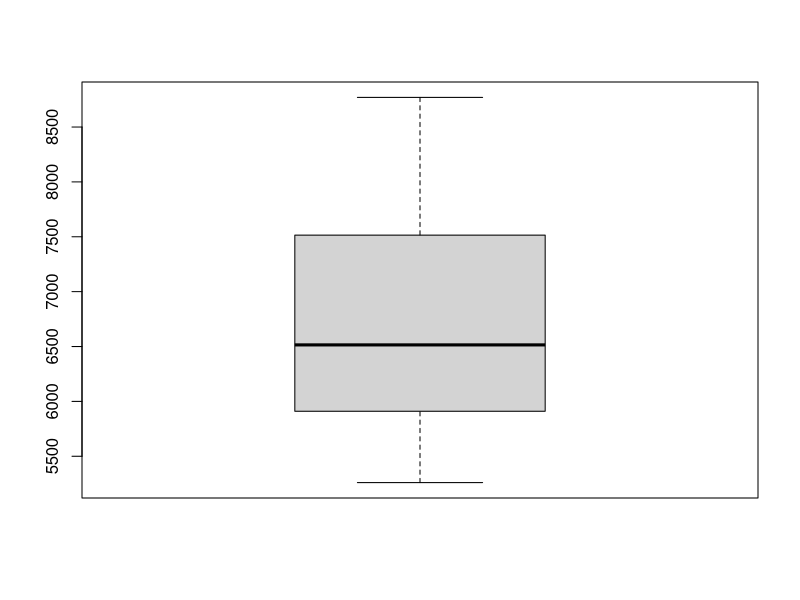
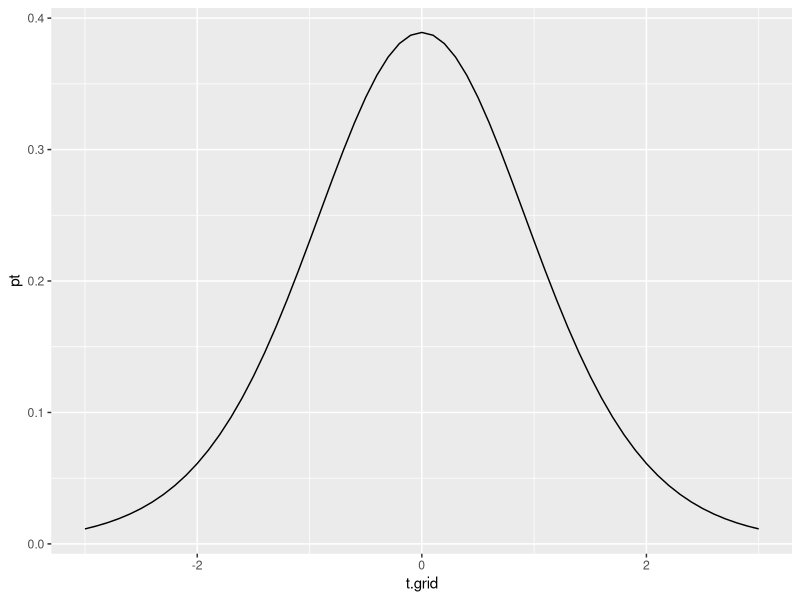
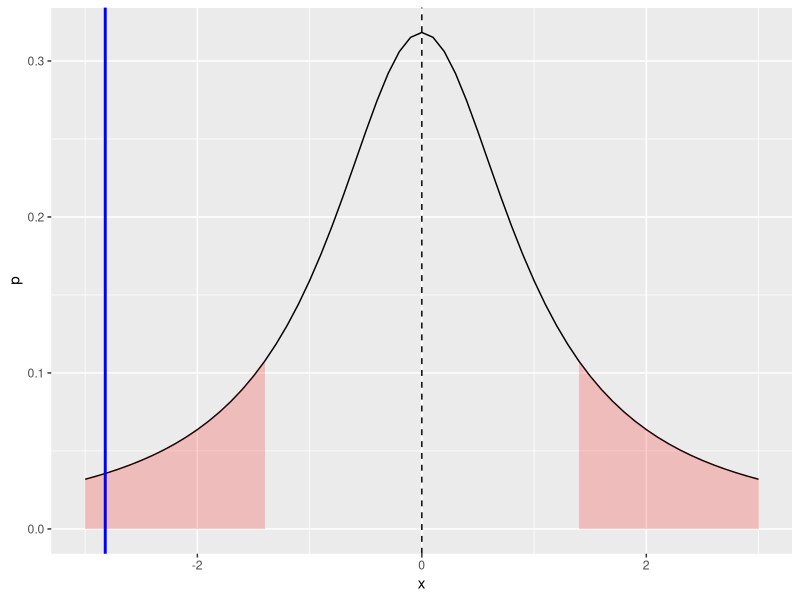

The R script that drew these images, in order:
# Clear all
rm(list = ls())

# Biblioteca utilizada
library(ggplot2)

#  Amostra
daily.intake <- c(5260,5470,5640,6180,6390,6515,6805,7515,7515,8230,8770)
quantile(daily.intake)

# Boxplot dos dados
boxplot(daily.intake)

# Passo 1. 
# Definir H0 mu != 7725
# H1 mu != 7725
mu=7725

# Passo 4: Calcular os valores 
media = mean(daily.intake)
sd = sd(daily.intake)

# Passo 2: definir o tipo de teste e com isso a Estatistica
t <- (media - mu)/(sd/length(daily.intake)^0.5)
df <- length(daily.intake) -1
pvalor <- pt(t, df)*2


# Desenho da curva t-student
t.grid <- seq(from=-3, to=3, by=0.1)
pt <- dt(t.grid, df)

tbl <- data.frame(t.grid, pt)

ggplot(tbl) +
  geom_line(aes(x=t.grid, y=pt))

# Passo 3: Definir o nivel de confiança e com isso o Critical Value
critical <- qt(0.90, df = df)

# Passo 5: Avaliar os resultados
x.range <- seq(from=-3, to=3, by=0.1)

table.t_dist <- data.frame(x = x.range, p=0)
table.t_dist$p <- dt(table.t_dist$x, df=1)

print(sprintf("Estatistica = %f", t))


ggplot(table.t_dist) +
  geom_line(aes(x=x, y=p)) +
  geom_area(aes(x=x, y=p),
            data=table.t_dist[table.t_dist$x >= critical,],
            fill="red", alpha=0.2) +
  geom_area(aes(x=x, y=p),
            data=table.t_dist[table.t_dist$x <= -critical,],
            fill="red", alpha=0.2) +
  geom_vline(xintercept = 0, linetype="dashed") +
  geom_vline(xintercept = t, color="blue", size = 1)


